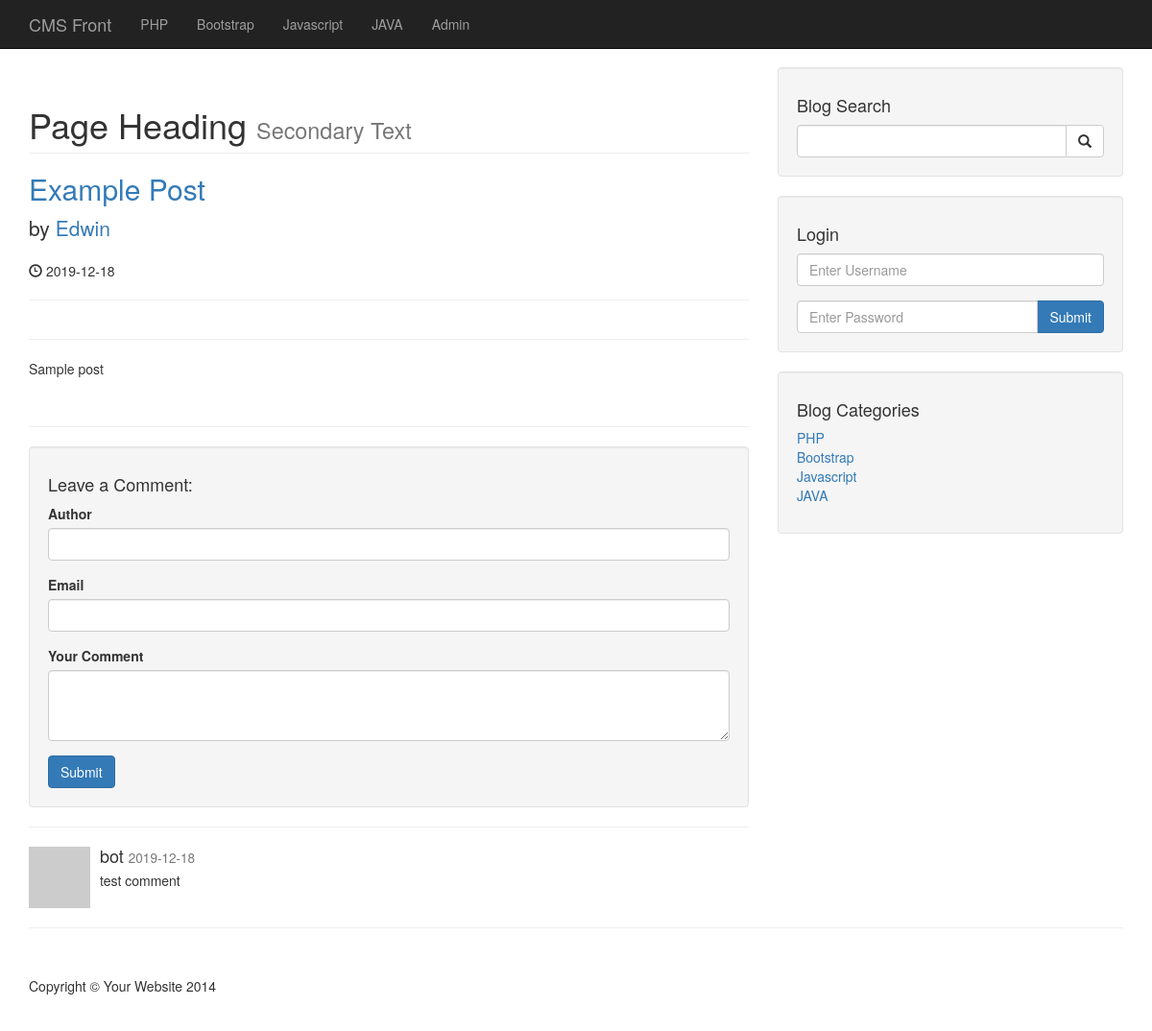
Screenshot of /post.php?p_id=5 with the database file from the repository.
### tables this page shows
CREATE TABLE `categories` (
  `cat_id` int(11) NOT NULL,
  `cat_title` varchar(255) NOT NULL
);

CREATE TABLE `posts` (
  `post_id` int(3) NOT NULL,
  `post_category_id` int(3) NOT NULL,
  `post_title` varchar(255) NOT NULL,
  `post_author` varchar(255) NOT NULL,
  `post_date` date NOT NULL,
  `post_image` text NOT NULL,
  `post_content` text NOT NULL,
  `post_tags` varchar(255) NOT NULL,
  `post_comment_count` int(11) NOT NULL,
  `post_status` varchar(255) NOT NULL DEFAULT 'draft'
);

CREATE TABLE `comments` (
  `comment_id` int(3) NOT NULL,
  `comment_post_id` int(3) NOT NULL,
  `comment_author` varchar(255) NOT NULL,
  `comment_email` varchar(255) NOT NULL,
  `comment_content` text NOT NULL,
  `comment_status` varchar(255) NOT NULL,
  `comment_date` date NOT NULL
);

### post.php (the view, shortened to what this page needs)
<?php include "includes/db.php"; ?>
<?php include "includes/header.php"; ?>
<?php include "includes/navigation.php"; ?>
<div class="container">
    <div class="row">
        <div class="col-md-8">
            <?php
            if(isset($_GET['p_id'])) {
                $the_post_id = $_GET['p_id'];
            }
            $query = "SELECT * FROM posts WHERE post_id = $the_post_id ";
            $select_all_posts_query = mysqli_query($connection,$query);
            while($row = mysqli_fetch_assoc($select_all_posts_query)) {
                $post_title = $row['post_title'];
                $post_author = $row['post_author'];
                $post_date = $row['post_date'];
                $post_content = $row['post_content'];
            ?>
            <h1 class="page-header">
                Page Heading
                <small>Secondary Text</small>
            </h1>
            <h2>
                <a href="#"><?php echo "$post_title"; ?></a>
            </h2>
            <p class="lead">
                by <a href="index.php"><?php echo "$post_author"; ?></a>
            </p>
            <p><span class="glyphicon glyphicon-time"></span> <?php echo "$post_date"; ?></p>
            <hr>
            <hr>
            <p><?php echo "$post_content"; ?></p>
            <hr>
            <?php } ?>
            <div class="well">
                <h4>Leave a Comment:</h4>
                <form action="" method="post" role="form">
                    <div class="form-group">
                        <label for="Author">Author</label>
                        <input type="text" name="comment_author" class="form-control" name="comment_author" id="">
                    </div>
                    <div class="form-group">
                        <label for="Email">Email</label>
                        <input type="email" name="comment_email" class="form-control" name="comment_email" id="">
                    </div>
                    <div class="form-group">
                        <label for="comment">Your Comment</label>
                        <textarea name="comment_content" class="form-control" rows="3"></textarea>
                    </div>
                    <button type="submit" name="create_comment" class="btn btn-primary">Submit</button>
                </form>
            </div>
            <hr>
            <?php
            $query = "SELECT * FROM comments WHERE comment_post_id = {$the_post_id} ";
            $query .= "AND  comment_status = 'approved' ";
            $query .= "ORDER BY comment_id DESC ";
            $select_comment_query = mysqli_query($connection,$query);
            while($row = mysqli_fetch_assoc($select_comment_query)) {
                $comment_date = $row['comment_date'];
                $comment_content = $row['comment_content'];
                $comment_author = $row['comment_author'];
                ?>
            <div class="media">
                <a class="pull-left" href="#">
                    <img class="media-object" src="http://placehold.it/64x64" alt="">
                </a>
                <div class="media-body">
                    <h4 class="media-heading"><?php echo $comment_author; ?>
                        <small><?php echo $comment_date; ?></small>
                    </h4>
                    <?php echo $comment_content; ?>
                </div>
            </div>
            <?php
            }
            ?>
        </div>
        <?php include "includes/sidebar.php"; ?>
    </div>
    <hr>
    <?php include "includes/footer.php"; ?>

### includes/navigation.php (shortened to what this page needs)
<nav class="navbar navbar-inverse navbar-fixed-top" role="navigation">
        <div class="container">
            <div class="navbar-header">
                <a class="navbar-brand" href="index.php">CMS Front</a>
            </div>
            <div class="collapse navbar-collapse" id="bs-example-navbar-collapse-1">
                <ul class="nav navbar-nav">
                    <?php
                    $query = "SELECT * FROM categories";
                    $select_all_categories_query = mysqli_query($connection,$query);
                    while($row = mysqli_fetch_assoc($select_all_categories_query)) {
                        $cat_title = $row['cat_title'];
                        echo "<li><a href='#'>{$cat_title}</a></li>";
                    }
                    ?>
                    <li>
                        <a href="admin">Admin</a>
                    </li>
                </ul>
            </div>
        </div>
    </nav>

### includes/sidebar.php
<div class="col-md-4">
                <div class="well">
                    <h4>Blog Search</h4>
                    <form action="search.php" method="post">
                        <div class="input-group">
                            <input name="search" type="text" class="form-control">
                            <span class="input-group-btn">
                                <button name="submit" class="btn btn-default" type="submit">
                                    <span class="glyphicon glyphicon-search"></span>
                            </button>
                            </span>
                        </div>
                    </form>
                </div>
                <div class="well">
                    <h4>Login</h4>
                    <form action="includes/login.php" method="post">
                        <div class="form-group">
                            <input name="username" type="text" class="form-control" placeholder="Enter Username">
                        </div>
                        <div class="input-group">
                            <input name="password" type="password" class="form-control" placeholder="Enter Password">
                            <span class="input-group-btn">
                                <button class="btn btn-primary" name="login" type="submit">Submit</button>
                            </span>
                        </div>
                    </form>
                </div>
                <?php
                    $query = "SELECT * FROM categories";
                    $select_categories_sidebar = mysqli_query($connection,$query);
                ?>
                <div class="well">
                    <h4>Blog Categories</h4>
                    <div class="row">
                        <div class="col-lg-12">
                            <ul class="list-unstyled">
                            <?php
                                while($row = mysqli_fetch_assoc($select_categories_sidebar)) {
                                    $cat_title = $row['cat_title'];
                                    $cat_id = $row['cat_id'];
                                    echo "<li><a href='category.php?category=$cat_id'>{$cat_title}</a></li>";
                                }
                            ?>
                            </ul>
                        </div>
                    </div>
                </div>
            </div>

### css/blog-home.css (style rules this page uses)
body { padding-top: 70px; }

### rows the page displays
categories: cat_title "PHP"
categories: cat_title "Bootstrap"
categories: cat_title "Javascript"
categories: cat_title "JAVA"
posts: post_title "Example Post", post_author "Edwin", post_date "2019-12-18", post_content "Sample post"
comments: comment_author "bot", comment_date "2019-12-18", comment_content "test comment"
